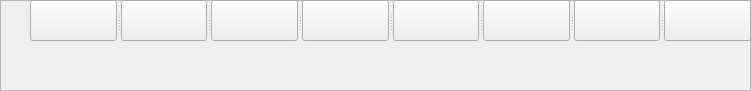
   <widget class="QFrame" name="frame_3">
    <property name="geometry">
     <rect>
      <x>20</x>
      <y>580</y>
      <width>751</width>
      <height>91</height>
     </rect>
    </property>
    <property name="frameShape">
     <enum>QFrame::StyledPanel</enum>
    </property>
    <property name="frameShadow">
     <enum>QFrame::Raised</enum>
    </property>
    <widget class="QSplitter" name="splitter_11">
     <property name="geometry">
      <rect>
       <x>30</x>
       <y>0</y>
       <width>721</width>
       <height>41</height>
      </rect>
     </property>
     <property name="orientation">
      <enum>Qt::Horizontal</enum>
     </property>
     <widget class="QPushButton" name="pB3_0">
      <property name="text">
       <string/>
      </property>
     </widget>
     <widget class="QPushButton" name="pB3_1">
      <property name="text">
       <string/>
      </property>
     </widget>
     <widget class="QPushButton" name="pB3_2">
      <property name="text">
       <string/>
      </property>
     </widget>
     <widget class="QPushButton" name="pB3_3">
      <property name="text">
       <string/>
      </property>
     </widget>
     <widget class="QPushButton" name="pB3_5">
      <property name="text">
       <string/>
      </property>
     </widget>
     <widget class="QPushButton" name="pB3_4">
      <property name="text">
       <string/>
      </property>
     </widget>
     <widget class="QPushButton" name="pB3_6">
      <property name="text">
       <string/>
      </property>
     </widget>
     <widget class="QPushButton" name="pB3_7">
      <property name="text">
       <string/>
      </property>
     </widget>
    </widget>
   </widget>
